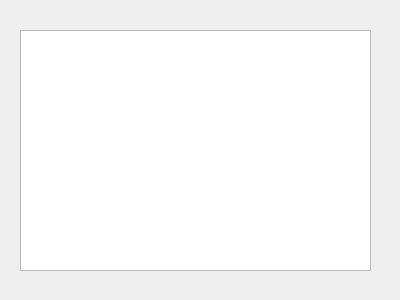
<?xml version="1.0" encoding="UTF-8"?>
<ui version="4.0">
 <class>Dialog</class>
 <widget class="QDialog" name="Dialog">
  <property name="geometry">
   <rect>
    <x>0</x>
    <y>0</y>
    <width>400</width>
    <height>300</height>
   </rect>
  </property>
  <property name="windowTitle">
   <string>Dialog</string>
  </property>
  <widget class="QListView" name="Match_Afficher">
   <property name="geometry">
    <rect>
     <x>20</x>
     <y>30</y>
     <width>351</width>
     <height>241</height>
    </rect>
   </property>
  </widget>
 </widget>
 <resources/>
 <connections/>
</ui>
